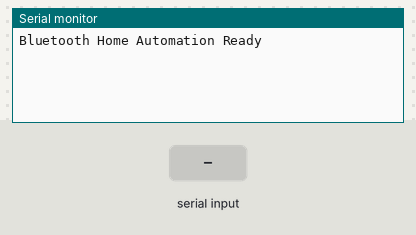
A sketch run on a simulated Arduino Uno, built with avr-gcc and run on an emulated ATmega328P. Parts: the last lines printed to the serial monitor. The inputs (shaded band) are chosen by the test bench.

Above: at 1.2 s.
1.3 s: "A" received over the second serial link
At 2.4 s:
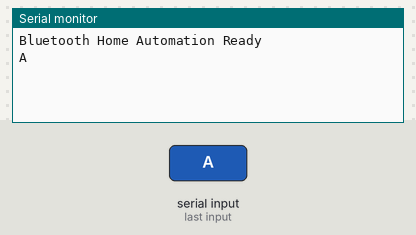
2.8 s: "a" received over the second serial link
At 3.6 s:
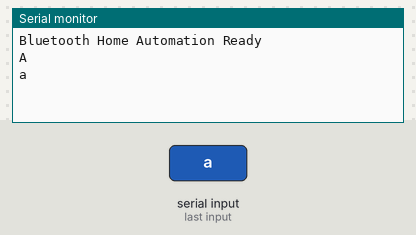
4.3 s: "B" received over the second serial link
At 4.7 s:
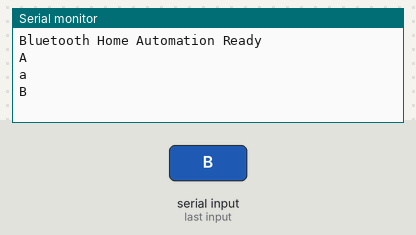
5.8 s: "b" received over the second serial link
At 7.0 s:
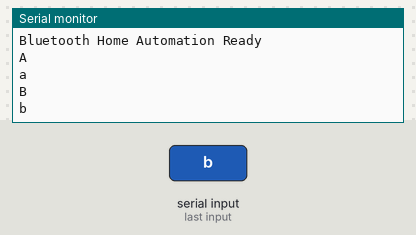
7.3 s: "C" received over the second serial link
At 8.2 s:
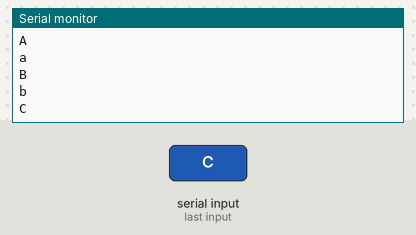
8.8 s: "c" received over the second serial link
At 9.3 s:
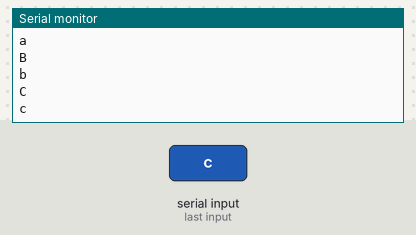

Measured:
- after the input at 1.3 s, the serial monitor: prints a new line at once (image 1)
- after the input at 2.8 s, the serial monitor: prints a new line at once (image 2)
- after the input at 4.3 s, the serial monitor: prints a new line at once (image 3)
- after the input at 5.8 s, the serial monitor: prints a new line at once (image 4)
- after the input at 7.3 s, the serial monitor: prints a new line at once (image 5)
- after the input at 8.8 s, the serial monitor: prints a new line at once (image 6)

The sketch:

HOME_AUTOMATION_WITH_HC-05.ino
```cpp
#include <SoftwareSerial.h>

// HC-05 Bluetooth
SoftwareSerial bt(10, 11); // RX, TX

// Relay pins
#define R1 2
#define R2 3
#define R3 4
#define R4 5

char command;

void setup() {
  pinMode(R1, OUTPUT);
  pinMode(R2, OUTPUT);
  pinMode(R3, OUTPUT);
  pinMode(R4, OUTPUT);

  // Relays OFF initially (Active LOW)
  digitalWrite(R1, HIGH);
  digitalWrite(R2, HIGH);
  digitalWrite(R3, HIGH);
  digitalWrite(R4, HIGH);

  Serial.begin(9600);
  bt.begin(9600);

  Serial.println("Bluetooth Home Automation Ready");
}

void loop() {
  if (bt.available()) {
    command = bt.read();
    Serial.println(command);

    switch (command) {
      case 'A': digitalWrite(R1, LOW); break;
      case 'a': digitalWrite(R1, HIGH); break;

      case 'B': digitalWrite(R2, LOW); break;
      case 'b': digitalWrite(R2, HIGH); break;

      case 'C': digitalWrite(R3, LOW); break;
      case 'c': digitalWrite(R3, HIGH); break;

      case 'D': digitalWrite(R4, LOW); break;
      case 'd': digitalWrite(R4, HIGH); break;
    }
  }
}
```
